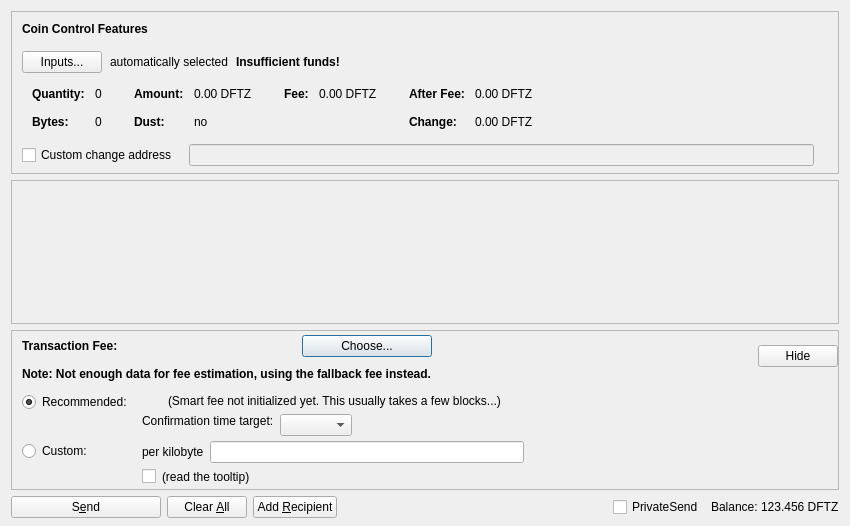
<?xml version="1.0" encoding="UTF-8"?>
<ui version="4.0">
 <class>SendCoinsDialog</class>
 <widget class="QDialog" name="SendCoinsDialog">
  <property name="geometry">
   <rect>
    <x>0</x>
    <y>0</y>
    <width>850</width>
    <height>526</height>
   </rect>
  </property>
  <property name="windowTitle">
   <string>Send Coins</string>
  </property>
  <layout class="QVBoxLayout" name="verticalLayout" stretch="0,1,0,0">
   <property name="bottomMargin">
    <number>8</number>
   </property>
   <item>
    <widget class="QFrame" name="frameCoinControl">
     <property name="sizePolicy">
      <sizepolicy hsizetype="Expanding" vsizetype="Expanding">
       <horstretch>0</horstretch>
       <verstretch>0</verstretch>
      </sizepolicy>
     </property>
     <property name="maximumSize">
      <size>
       <width>16777215</width>
       <height>16777215</height>
      </size>
     </property>
     <property name="frameShape">
      <enum>QFrame::StyledPanel</enum>
     </property>
     <property name="frameShadow">
      <enum>QFrame::Sunken</enum>
     </property>
     <layout class="QVBoxLayout" name="verticalLayoutCoinControl2">
      <property name="spacing">
       <number>0</number>
      </property>
      <property name="leftMargin">
       <number>0</number>
      </property>
      <property name="topMargin">
       <number>0</number>
      </property>
      <property name="rightMargin">
       <number>0</number>
      </property>
      <property name="bottomMargin">
       <number>6</number>
      </property>
      <item>
       <layout class="QVBoxLayout" name="verticalLayoutCoinControl" stretch="0,0,0,0,1">
        <property name="spacing">
         <number>0</number>
        </property>
        <property name="leftMargin">
         <number>10</number>
        </property>
        <property name="topMargin">
         <number>10</number>
        </property>
        <item>
         <layout class="QHBoxLayout" name="horizontalLayoutCoinControl1">
          <property name="bottomMargin">
           <number>15</number>
          </property>
          <item>
           <widget class="QLabel" name="labelCoinControlFeatures">
            <property name="sizePolicy">
             <sizepolicy hsizetype="Preferred" vsizetype="Maximum">
              <horstretch>0</horstretch>
              <verstretch>0</verstretch>
             </sizepolicy>
            </property>
            <property name="font">
             <font>
              <weight>75</weight>
              <bold>true</bold>
             </font>
            </property>
            <property name="styleSheet">
             <string notr="true">font-weight:bold;</string>
            </property>
            <property name="text">
             <string>Coin Control Features</string>
            </property>
           </widget>
          </item>
         </layout>
        </item>
        <item>
         <layout class="QHBoxLayout" name="horizontalLayoutCoinControl2" stretch="0,0,0,0">
          <property name="spacing">
           <number>8</number>
          </property>
          <property name="bottomMargin">
           <number>10</number>
          </property>
          <item>
           <widget class="QPushButton" name="pushButtonCoinControl">
            <property name="styleSheet">
             <string notr="true"/>
            </property>
            <property name="text">
             <string>Inputs...</string>
            </property>
            <property name="autoDefault">
             <bool>false</bool>
            </property>
           </widget>
          </item>
          <item>
           <widget class="QLabel" name="labelCoinControlAutomaticallySelected">
            <property name="text">
             <string>automatically selected</string>
            </property>
            <property name="margin">
             <number>5</number>
            </property>
           </widget>
          </item>
          <item>
           <widget class="QLabel" name="labelCoinControlInsuffFunds">
            <property name="font">
             <font>
              <weight>75</weight>
              <bold>true</bold>
             </font>
            </property>
            <property name="styleSheet">
             <string notr="true">font-weight:bold;</string>
            </property>
            <property name="text">
             <string>Insufficient funds!</string>
            </property>
            <property name="margin">
             <number>5</number>
            </property>
           </widget>
          </item>
          <item>
           <spacer name="horizontalSpacerCoinControl">
            <property name="orientation">
             <enum>Qt::Horizontal</enum>
            </property>
            <property name="sizeHint" stdset="0">
             <size>
              <width>40</width>
              <height>1</height>
             </size>
            </property>
           </spacer>
          </item>
         </layout>
        </item>
        <item>
         <widget class="QWidget" name="widgetCoinControl" native="true">
          <property name="sizePolicy">
           <sizepolicy hsizetype="Preferred" vsizetype="Preferred">
            <horstretch>0</horstretch>
            <verstretch>0</verstretch>
           </sizepolicy>
          </property>
          <property name="minimumSize">
           <size>
            <width>0</width>
            <height>0</height>
           </size>
          </property>
          <property name="styleSheet">
           <string notr="true"/>
          </property>
          <layout class="QHBoxLayout" name="horizontalLayoutCoinControl5">
           <property name="leftMargin">
            <number>0</number>
           </property>
           <property name="topMargin">
            <number>0</number>
           </property>
           <property name="rightMargin">
            <number>0</number>
           </property>
           <property name="bottomMargin">
            <number>0</number>
           </property>
           <item>
            <layout class="QHBoxLayout" name="horizontalLayoutCoinControl3" stretch="0,0,0,1">
             <property name="spacing">
              <number>20</number>
             </property>
             <property name="topMargin">
              <number>0</number>
             </property>
             <property name="bottomMargin">
              <number>10</number>
             </property>
             <item>
              <layout class="QFormLayout" name="formLayoutCoinControl1">
               <property name="horizontalSpacing">
                <number>10</number>
               </property>
               <property name="verticalSpacing">
                <number>14</number>
               </property>
               <property name="leftMargin">
                <number>10</number>
               </property>
               <property name="topMargin">
                <number>4</number>
               </property>
               <property name="rightMargin">
                <number>6</number>
               </property>
               <item row="0" column="0">
                <widget class="QLabel" name="labelCoinControlQuantityText">
                 <property name="font">
                  <font>
                   <weight>75</weight>
                   <bold>true</bold>
                  </font>
                 </property>
                 <property name="text">
                  <string>Quantity:</string>
                 </property>
                 <property name="margin">
                  <number>0</number>
                 </property>
                </widget>
               </item>
               <item row="0" column="1">
                <widget class="QLabel" name="labelCoinControlQuantity">
                 <property name="cursor">
                  <cursorShape>IBeamCursor</cursorShape>
                 </property>
                 <property name="contextMenuPolicy">
                  <enum>Qt::ActionsContextMenu</enum>
                 </property>
                 <property name="text">
                  <string notr="true">0</string>
                 </property>
                 <property name="margin">
                  <number>0</number>
                 </property>
                 <property name="textInteractionFlags">
                  <set>Qt::LinksAccessibleByMouse|Qt::TextSelectableByKeyboard|Qt::TextSelectableByMouse</set>
                 </property>
                </widget>
               </item>
               <item row="1" column="0">
                <widget class="QLabel" name="labelCoinControlBytesText">
                 <property name="font">
                  <font>
                   <weight>75</weight>
                   <bold>true</bold>
                  </font>
                 </property>
                 <property name="text">
                  <string>Bytes:</string>
                 </property>
                </widget>
               </item>
               <item row="1" column="1">
                <widget class="QLabel" name="labelCoinControlBytes">
                 <property name="cursor">
                  <cursorShape>IBeamCursor</cursorShape>
                 </property>
                 <property name="contextMenuPolicy">
                  <enum>Qt::ActionsContextMenu</enum>
                 </property>
                 <property name="text">
                  <string notr="true">0</string>
                 </property>
                 <property name="textInteractionFlags">
                  <set>Qt::LinksAccessibleByMouse|Qt::TextSelectableByKeyboard|Qt::TextSelectableByMouse</set>
                 </property>
                </widget>
               </item>
              </layout>
             </item>
             <item>
              <layout class="QFormLayout" name="formLayoutCoinControl2">
               <property name="horizontalSpacing">
                <number>10</number>
               </property>
               <property name="verticalSpacing">
                <number>14</number>
               </property>
               <property name="leftMargin">
                <number>6</number>
               </property>
               <property name="topMargin">
                <number>4</number>
               </property>
               <property name="rightMargin">
                <number>6</number>
               </property>
               <item row="0" column="0">
                <widget class="QLabel" name="labelCoinControlAmountText">
                 <property name="font">
                  <font>
                   <weight>75</weight>
                   <bold>true</bold>
                  </font>
                 </property>
                 <property name="text">
                  <string>Amount:</string>
                 </property>
                 <property name="margin">
                  <number>0</number>
                 </property>
                </widget>
               </item>
               <item row="0" column="1">
                <widget class="QLabel" name="labelCoinControlAmount">
                 <property name="cursor">
                  <cursorShape>IBeamCursor</cursorShape>
                 </property>
                 <property name="contextMenuPolicy">
                  <enum>Qt::ActionsContextMenu</enum>
                 </property>
                 <property name="text">
                  <string notr="true">0.00 DFTZ</string>
                 </property>
                 <property name="textInteractionFlags">
                  <set>Qt::LinksAccessibleByMouse|Qt::TextSelectableByKeyboard|Qt::TextSelectableByMouse</set>
                 </property>
                </widget>
               </item>
               <item row="1" column="0">
                <widget class="QLabel" name="labelCoinControlLowOutputText">
                 <property name="font">
                  <font>
                   <weight>75</weight>
                   <bold>true</bold>
                  </font>
                 </property>
                 <property name="text">
                  <string>Dust:</string>
                 </property>
                </widget>
               </item>
               <item row="1" column="1">
                <widget class="QLabel" name="labelCoinControlLowOutput">
                 <property name="cursor">
                  <cursorShape>IBeamCursor</cursorShape>
                 </property>
                 <property name="contextMenuPolicy">
                  <enum>Qt::ActionsContextMenu</enum>
                 </property>
                 <property name="text">
                  <string notr="true">no</string>
                 </property>
                 <property name="textInteractionFlags">
                  <set>Qt::LinksAccessibleByMouse|Qt::TextSelectableByKeyboard|Qt::TextSelectableByMouse</set>
                 </property>
                </widget>
               </item>
              </layout>
             </item>
             <item>
              <layout class="QFormLayout" name="formLayoutCoinControl3">
               <property name="horizontalSpacing">
                <number>10</number>
               </property>
               <property name="verticalSpacing">
                <number>14</number>
               </property>
               <property name="leftMargin">
                <number>6</number>
               </property>
               <property name="topMargin">
                <number>4</number>
               </property>
               <property name="rightMargin">
                <number>6</number>
               </property>
               <item row="0" column="0">
                <widget class="QLabel" name="labelCoinControlFeeText">
                 <property name="font">
                  <font>
                   <weight>75</weight>
                   <bold>true</bold>
                  </font>
                 </property>
                 <property name="text">
                  <string>Fee:</string>
                 </property>
                 <property name="margin">
                  <number>0</number>
                 </property>
                </widget>
               </item>
               <item row="0" column="1">
                <widget class="QLabel" name="labelCoinControlFee">
                 <property name="cursor">
                  <cursorShape>IBeamCursor</cursorShape>
                 </property>
                 <property name="contextMenuPolicy">
                  <enum>Qt::ActionsContextMenu</enum>
                 </property>
                 <property name="text">
                  <string notr="true">0.00 DFTZ</string>
                 </property>
                 <property name="textInteractionFlags">
                  <set>Qt::LinksAccessibleByMouse|Qt::TextSelectableByKeyboard|Qt::TextSelectableByMouse</set>
                 </property>
                </widget>
               </item>
              </layout>
             </item>
             <item>
              <layout class="QFormLayout" name="formLayoutCoinControl4">
               <property name="horizontalSpacing">
                <number>10</number>
               </property>
               <property name="verticalSpacing">
                <number>14</number>
               </property>
               <property name="leftMargin">
                <number>6</number>
               </property>
               <property name="topMargin">
                <number>4</number>
               </property>
               <property name="rightMargin">
                <number>6</number>
               </property>
               <item row="0" column="0">
                <widget class="QLabel" name="labelCoinControlAfterFeeText">
                 <property name="font">
                  <font>
                   <weight>75</weight>
                   <bold>true</bold>
                  </font>
                 </property>
                 <property name="text">
                  <string>After Fee:</string>
                 </property>
                 <property name="margin">
                  <number>0</number>
                 </property>
                </widget>
               </item>
               <item row="0" column="1">
                <widget class="QLabel" name="labelCoinControlAfterFee">
                 <property name="cursor">
                  <cursorShape>IBeamCursor</cursorShape>
                 </property>
                 <property name="contextMenuPolicy">
                  <enum>Qt::ActionsContextMenu</enum>
                 </property>
                 <property name="text">
                  <string notr="true">0.00 DFTZ</string>
                 </property>
                 <property name="textInteractionFlags">
                  <set>Qt::LinksAccessibleByMouse|Qt::TextSelectableByKeyboard|Qt::TextSelectableByMouse</set>
                 </property>
                </widget>
               </item>
               <item row="1" column="0">
                <widget class="QLabel" name="labelCoinControlChangeText">
                 <property name="font">
                  <font>
                   <weight>75</weight>
                   <bold>true</bold>
                  </font>
                 </property>
                 <property name="text">
                  <string>Change:</string>
                 </property>
                </widget>
               </item>
               <item row="1" column="1">
                <widget class="QLabel" name="labelCoinControlChange">
                 <property name="cursor">
                  <cursorShape>IBeamCursor</cursorShape>
                 </property>
                 <property name="contextMenuPolicy">
                  <enum>Qt::ActionsContextMenu</enum>
                 </property>
                 <property name="text">
                  <string notr="true">0.00 DFTZ</string>
                 </property>
                 <property name="textInteractionFlags">
                  <set>Qt::LinksAccessibleByMouse|Qt::TextSelectableByKeyboard|Qt::TextSelectableByMouse</set>
                 </property>
                </widget>
               </item>
              </layout>
             </item>
            </layout>
           </item>
          </layout>
         </widget>
        </item>
        <item>
         <layout class="QHBoxLayout" name="horizontalLayoutCoinControl4" stretch="0,0,0">
          <property name="spacing">
           <number>12</number>
          </property>
          <property name="sizeConstraint">
           <enum>QLayout::SetDefaultConstraint</enum>
          </property>
          <property name="topMargin">
           <number>5</number>
          </property>
          <property name="rightMargin">
           <number>5</number>
          </property>
          <item>
           <widget class="QCheckBox" name="checkBoxCoinControlChange">
            <property name="toolTip">
             <string>If this is activated, but the change address is empty or invalid, change will be sent to a newly generated address.</string>
            </property>
            <property name="text">
             <string>Custom change address</string>
            </property>
           </widget>
          </item>
          <item>
           <widget class="QValidatedLineEdit" name="lineEditCoinControlChange">
            <property name="enabled">
             <bool>false</bool>
            </property>
            <property name="sizePolicy">
             <sizepolicy hsizetype="Expanding" vsizetype="Fixed">
              <horstretch>0</horstretch>
              <verstretch>0</verstretch>
             </sizepolicy>
            </property>
           </widget>
          </item>
          <item>
           <widget class="QLabel" name="labelCoinControlChangeLabel">
            <property name="sizePolicy">
             <sizepolicy hsizetype="Preferred" vsizetype="Expanding">
              <horstretch>0</horstretch>
              <verstretch>0</verstretch>
             </sizepolicy>
            </property>
            <property name="minimumSize">
             <size>
              <width>0</width>
              <height>0</height>
             </size>
            </property>
            <property name="text">
             <string/>
            </property>
            <property name="margin">
             <number>3</number>
            </property>
           </widget>
          </item>
         </layout>
        </item>
        <item>
         <spacer name="verticalSpacerCoinControl">
          <property name="orientation">
           <enum>Qt::Vertical</enum>
          </property>
          <property name="sizeHint" stdset="0">
           <size>
            <width>800</width>
            <height>1</height>
           </size>
          </property>
         </spacer>
        </item>
       </layout>
      </item>
     </layout>
    </widget>
   </item>
   <item>
    <widget class="QScrollArea" name="scrollArea">
     <property name="widgetResizable">
      <bool>true</bool>
     </property>
     <widget class="QWidget" name="scrollAreaWidgetContents">
      <property name="geometry">
       <rect>
        <x>0</x>
        <y>0</y>
        <width>830</width>
        <height>104</height>
       </rect>
      </property>
      <layout class="QVBoxLayout" name="verticalLayout_2" stretch="0,1">
       <property name="leftMargin">
        <number>0</number>
       </property>
       <property name="topMargin">
        <number>0</number>
       </property>
       <property name="rightMargin">
        <number>0</number>
       </property>
       <property name="bottomMargin">
        <number>0</number>
       </property>
       <item>
        <layout class="QVBoxLayout" name="entries">
         <property name="spacing">
          <number>6</number>
         </property>
        </layout>
       </item>
       <item>
        <spacer name="verticalSpacer">
         <property name="orientation">
          <enum>Qt::Vertical</enum>
         </property>
         <property name="sizeHint" stdset="0">
          <size>
           <width>20</width>
           <height>40</height>
          </size>
         </property>
        </spacer>
       </item>
      </layout>
     </widget>
    </widget>
   </item>
   <item>
    <widget class="QFrame" name="frameFee">
     <property name="sizePolicy">
      <sizepolicy hsizetype="Expanding" vsizetype="Expanding">
       <horstretch>0</horstretch>
       <verstretch>0</verstretch>
      </sizepolicy>
     </property>
     <property name="maximumSize">
      <size>
       <width>16777215</width>
       <height>16777215</height>
      </size>
     </property>
     <property name="frameShape">
      <enum>QFrame::StyledPanel</enum>
     </property>
     <property name="frameShadow">
      <enum>QFrame::Sunken</enum>
     </property>
     <layout class="QVBoxLayout" name="verticalLayoutFee1">
      <property name="spacing">
       <number>0</number>
      </property>
      <property name="leftMargin">
       <number>0</number>
      </property>
      <property name="topMargin">
       <number>0</number>
      </property>
      <property name="rightMargin">
       <number>0</number>
      </property>
      <property name="bottomMargin">
       <number>0</number>
      </property>
      <item>
       <layout class="QVBoxLayout" name="verticalLayoutFee2" stretch="0,0,0">
        <property name="spacing">
         <number>0</number>
        </property>
        <property name="leftMargin">
         <number>10</number>
        </property>
        <property name="topMargin">
         <number>0</number>
        </property>
        <item>
         <layout class="QHBoxLayout" name="horizontalLayoutFee1">
          <property name="bottomMargin">
           <number>0</number>
          </property>
          <item>
           <layout class="QVBoxLayout" name="verticalLayoutFee7">
            <property name="spacing">
             <number>0</number>
            </property>
            <item>
             <spacer name="verticalSpacerSmartFee">
              <property name="orientation">
               <enum>Qt::Vertical</enum>
              </property>
              <property name="sizeType">
               <enum>QSizePolicy::Fixed</enum>
              </property>
              <property name="sizeHint" stdset="0">
               <size>
                <width>1</width>
                <height>4</height>
               </size>
              </property>
             </spacer>
            </item>
            <item>
             <layout class="QHBoxLayout" name="horizontalLayoutSmartFee">
              <property name="spacing">
               <number>10</number>
              </property>
              <item>
               <widget class="QLabel" name="labelFeeHeadline">
                <property name="sizePolicy">
                 <sizepolicy hsizetype="Preferred" vsizetype="Maximum">
                  <horstretch>0</horstretch>
                  <verstretch>0</verstretch>
                 </sizepolicy>
                </property>
                <property name="font">
                 <font>
                  <weight>75</weight>
                  <bold>true</bold>
                 </font>
                </property>
                <property name="styleSheet">
                 <string notr="true">font-weight:bold;</string>
                </property>
                <property name="text">
                 <string>Transaction Fee:</string>
                </property>
               </widget>
              </item>
              <item>
               <widget class="QLabel" name="labelFeeMinimized">
                <property name="text">
                 <string/>
                </property>
               </widget>
              </item>
              <item>
               <widget class="QPushButton" name="buttonChooseFee">
                <property name="text">
                 <string>Choose...</string>
                </property>
               </widget>
              </item>
             </layout>
            </item>
            <item>
             <spacer name="verticalSpacer_7">
              <property name="orientation">
               <enum>Qt::Vertical</enum>
              </property>
              <property name="sizeHint" stdset="0">
               <size>
                <width>1</width>
                <height>10</height>
               </size>
              </property>
             </spacer>
            </item>
            <item>
             <widget class="QLabel" name="fallbackFeeWarningLabel">
              <property name="toolTip">
               <string>Using the fallbackfee can result in sending a transaction that will take several hours or days (or never) to confirm. Consider choosing your fee manually or wait until you have validated the complete chain.</string>
              </property>
              <property name="font">
              <font>
                  <weight>75</weight>
                  <bold>true</bold>
              </font>
              </property>
              <property name="text">
               <string>Note: Not enough data for fee estimation, using the fallback fee instead.</string>
              </property>
              <property name="wordWrap">
               <bool>false</bool>
              </property>
             </widget>
            </item>
            <item>
             <spacer name="verticalSpacer_5">
              <property name="orientation">
               <enum>Qt::Vertical</enum>
              </property>
              <property name="sizeHint" stdset="0">
               <size>
                <width>1</width>
                <height>1</height>
               </size>
              </property>
             </spacer>
            </item>
           </layout>
          </item>
          <item>
           <spacer name="horizontalSpacer_4">
            <property name="orientation">
             <enum>Qt::Horizontal</enum>
            </property>
            <property name="sizeHint" stdset="0">
             <size>
              <width>1</width>
              <height>1</height>
             </size>
            </property>
           </spacer>
          </item>
          <item>
           <widget class="QPushButton" name="buttonMinimizeFee">
            <property name="toolTip">
             <string>collapse fee-settings</string>
            </property>
            <property name="text">
             <string>Hide</string>
            </property>
           </widget>
          </item>
         </layout>
        </item>
        <item>
         <widget class="QFrame" name="frameFeeSelection">
          <layout class="QVBoxLayout" name="verticalLayoutFee12">
           <property name="spacing">
            <number>0</number>
           </property>
           <property name="leftMargin">
            <number>0</number>
           </property>
           <property name="topMargin">
            <number>0</number>
           </property>
           <property name="rightMargin">
            <number>0</number>
           </property>
           <property name="bottomMargin">
            <number>0</number>
           </property>
           <item>
            <layout class="QGridLayout" name="gridLayoutFee">
             <property name="topMargin">
              <number>10</number>
             </property>
             <property name="bottomMargin">
              <number>4</number>
             </property>
             <property name="horizontalSpacing">
              <number>10</number>
             </property>
             <property name="verticalSpacing">
              <number>4</number>
             </property>
             <item row="1" column="1">
              <layout class="QVBoxLayout" name="verticalLayoutFee8">
               <property name="spacing">
                <number>6</number>
               </property>
               <item>
                <layout class="QHBoxLayout" name="horizontalLayoutFee13">
                 <item>
                  <widget class="QLabel" name="labelCustomPerKilobyte">
                   <property name="toolTip">
                    <string>If the custom fee is set to 1000 duffs and the transaction is only 250 bytes, then &quot;per kilobyte&quot; only pays 250 duffs in fee,&lt;br /&gt;while &quot;at least&quot; pays 1000 duffs. For transactions bigger than a kilobyte both pay by kilobyte.</string>
                   </property>
                   <property name="text">
                    <string>per kilobyte</string>
                   </property>
                  </widget>
                 </item>
                 <item>
                  <widget class="BitcoinAmountField" name="customFee"/>
                 </item>
                 <item>
                  <spacer name="horizontalSpacer_6">
                   <property name="orientation">
                    <enum>Qt::Horizontal</enum>
                   </property>
                   <property name="sizeHint" stdset="0">
                    <size>
                     <width>1</width>
                     <height>1</height>
                    </size>
                   </property>
                  </spacer>
                 </item>
                </layout>
               </item>
               <item>
                <layout class="QHBoxLayout" name="horizontalLayoutFee8">
                 <item>
                  <widget class="QCheckBox" name="checkBoxMinimumFee">
                   <property name="toolTip">
                    <string>Paying only the minimum fee is just fine as long as there is less transaction volume than space in the blocks.&lt;br /&gt;But be aware that this can end up in a never confirming transaction once there is more demand for dftz transactions than the network can process.</string>
                   </property>
                   <property name="text">
                    <string/>
                   </property>
                  </widget>
                 </item>
                 <item>
                  <widget class="QLabel" name="labelMinFeeWarning">
                   <property name="enabled">
                    <bool>true</bool>
                   </property>
                   <property name="toolTip">
                    <string>Paying only the minimum fee is just fine as long as there is less transaction volume than space in the blocks.&lt;br /&gt;But be aware that this can end up in a never confirming transaction once there is more demand for dftz transactions than the network can process.</string>
                   </property>
                   <property name="text">
                    <string>(read the tooltip)</string>
                   </property>
                   <property name="margin">
                    <number>5</number>
                   </property>
                  </widget>
                 </item>
                 <item>
                  <spacer name="horizontalSpacer_2">
                   <property name="orientation">
                    <enum>Qt::Horizontal</enum>
                   </property>
                   <property name="sizeHint" stdset="0">
                    <size>
                     <width>1</width>
                     <height>1</height>
                    </size>
                   </property>
                  </spacer>
                 </item>
                </layout>
               </item>
              </layout>
             </item>
             <item row="0" column="0">
              <layout class="QVBoxLayout" name="verticalLayoutFee4" stretch="0,1">
               <item>
                <widget class="QRadioButton" name="radioSmartFee">
                 <property name="text">
                  <string>Recommended:</string>
                 </property>
                 <property name="checked">
                  <bool>true</bool>
                 </property>
                 <attribute name="buttonGroup">
                  <string notr="true">groupFee</string>
                 </attribute>
                </widget>
               </item>
               <item>
                <spacer name="verticalSpacer_2">
                 <property name="orientation">
                  <enum>Qt::Vertical</enum>
                 </property>
                 <property name="sizeHint" stdset="0">
                  <size>
                   <width>1</width>
                   <height>1</height>
                  </size>
                 </property>
                </spacer>
               </item>
              </layout>
             </item>
             <item row="1" column="0">
              <layout class="QVBoxLayout" name="verticalLayoutFee9" stretch="0,1">
               <item>
                <widget class="QRadioButton" name="radioCustomFee">
                 <property name="text">
                  <string>Custom:</string>
                 </property>
                 <attribute name="buttonGroup">
                  <string notr="true">groupFee</string>
                 </attribute>
                </widget>
               </item>
               <item>
                <spacer name="verticalSpacer_6">
                 <property name="orientation">
                  <enum>Qt::Vertical</enum>
                 </property>
                 <property name="sizeHint" stdset="0">
                  <size>
                   <width>1</width>
                   <height>1</height>
                  </size>
                 </property>
                </spacer>
               </item>
              </layout>
             </item>
             <item row="0" column="1">
              <layout class="QVBoxLayout" name="verticalLayoutFee3" stretch="0,0,1">
               <property name="spacing">
                <number>6</number>
               </property>
               <property name="topMargin">
                <number>2</number>
               </property>
               <item>
                <layout class="QHBoxLayout" name="horizontalLayoutFee12">
                 <item>
                  <widget class="QLabel" name="labelSmartFee">
                   <property name="text">
                    <string/>
                   </property>
                   <property name="margin">
                    <number>2</number>
                   </property>
                  </widget>
                 </item>
                 <item>
                  <widget class="QLabel" name="labelFeeEstimation">
                   <property name="text">
                    <string/>
                   </property>
                  </widget>
                 </item>
                 <item>
                  <widget class="QLabel" name="labelSmartFee2">
                   <property name="text">
                    <string>(Smart fee not initialized yet. This usually takes a few blocks...)</string>
                   </property>
                   <property name="margin">
                    <number>2</number>
                   </property>
                  </widget>
                 </item>
                 <item>
                  <spacer name="horizontalSpacer_5">
                   <property name="orientation">
                    <enum>Qt::Horizontal</enum>
                   </property>
                   <property name="sizeHint" stdset="0">
                    <size>
                     <width>1</width>
                     <height>1</height>
                    </size>
                   </property>
                  </spacer>
                 </item>
                </layout>
               </item>
               <item>
                <layout class="QHBoxLayout" name="horizontalLayoutFee9">
                 <item>
                  <layout class="QVBoxLayout" name="verticalLayoutFee6">
                   <item>
                    <widget class="QLabel" name="labelSmartFee3">
                     <property name="text">
                      <string>Confirmation time target:</string>
                     </property>
                     <property name="margin">
                      <number>2</number>
                     </property>
                    </widget>
                   </item>
                   <item>
                    <spacer name="verticalSpacer_3">
                     <property name="orientation">
                      <enum>Qt::Vertical</enum>
                     </property>
                     <property name="sizeHint" stdset="0">
                      <size>
                       <width>1</width>
                       <height>1</height>
                      </size>
                     </property>
                    </spacer>
                   </item>
                  </layout>
                 </item>
                 <item>
                  <layout class="QVBoxLayout" name="verticalLayoutFee5">
                   <property name="rightMargin">
                    <number>30</number>
                   </property>
                   <item>
                    <layout class="QHBoxLayout" name="horizontalLayoutConfTarget">
                     <property name="bottomMargin">
                      <number>0</number>
                     </property>
                     <item>
                      <widget class="QComboBox" name="confTargetSelector"/>
                     </item>
                     <item>
                      <spacer name="horizontalSpacerConfTarget">
                       <property name="orientation">
                        <enum>Qt::Horizontal</enum>
                       </property>
                       <property name="sizeHint" stdset="0">
                        <size>
                         <width>40</width>
                         <height>20</height>
                        </size>
                       </property>
                      </spacer>
                     </item>
                    </layout>
                   </item>
                  </layout>
                 </item>
                </layout>
               </item>
               <item>
                <spacer name="verticalSpacer_4">
                 <property name="orientation">
                  <enum>Qt::Vertical</enum>
                 </property>
                 <property name="sizeHint" stdset="0">
                  <size>
                   <width>1</width>
                   <height>1</height>
                  </size>
                 </property>
                </spacer>
               </item>
              </layout>
             </item>
            </layout>
           </item>
          </layout>
         </widget>
        </item>
        <item>
         <spacer name="verticalSpacerFee">
          <property name="orientation">
           <enum>Qt::Vertical</enum>
          </property>
          <property name="sizeHint" stdset="0">
           <size>
            <width>800</width>
            <height>1</height>
           </size>
          </property>
         </spacer>
        </item>
       </layout>
      </item>
     </layout>
    </widget>
   </item>
   <item>
    <layout class="QHBoxLayout" name="horizontalLayout">
     <item>
      <widget class="QPushButton" name="sendButton">
       <property name="minimumSize">
        <size>
         <width>150</width>
         <height>0</height>
        </size>
       </property>
       <property name="toolTip">
        <string>Confirm the send action</string>
       </property>
       <property name="text">
        <string>S&amp;end</string>
       </property>
       <property name="autoDefault">
        <bool>false</bool>
       </property>
       <property name="default">
        <bool>false</bool>
       </property>
      </widget>
     </item>
     <item>
      <widget class="QPushButton" name="clearButton">
       <property name="sizePolicy">
        <sizepolicy hsizetype="Minimum" vsizetype="Fixed">
         <horstretch>0</horstretch>
         <verstretch>0</verstretch>
        </sizepolicy>
       </property>
       <property name="toolTip">
        <string>Clear all fields of the form.</string>
       </property>
       <property name="text">
        <string>Clear &amp;All</string>
       </property>
       <property name="autoDefault">
        <bool>false</bool>
       </property>
      </widget>
     </item>
     <item>
      <widget class="QPushButton" name="addButton">
       <property name="toolTip">
        <string>Send to multiple recipients at once</string>
       </property>
       <property name="text">
        <string>Add &amp;Recipient</string>
       </property>
       <property name="autoDefault">
        <bool>false</bool>
       </property>
      </widget>
     </item>
     <item>
      <spacer name="horizontalSpacer">
       <property name="orientation">
        <enum>Qt::Horizontal</enum>
       </property>
       <property name="sizeHint" stdset="0">
        <size>
         <width>40</width>
         <height>20</height>
        </size>
       </property>
      </spacer>
     </item>
     <item>
      <layout class="QHBoxLayout" name="horizontalLayout_2">
       <property name="spacing">
        <number>3</number>
       </property>
       <item>
        <widget class="QCheckBox" name="checkUsePrivateSend">
         <property name="minimumSize">
          <size>
           <width>95</width>
           <height>0</height>
          </size>
         </property>
         <property name="text">
          <string>PrivateSend</string>
         </property>
         <property name="checked">
          <bool>false</bool>
         </property>
        </widget>
       </item>
       <item>
        <widget class="QLabel" name="label">
         <property name="text">
          <string>Balance:</string>
         </property>
        </widget>
       </item>
       <item>
        <widget class="QLabel" name="labelBalance">
         <property name="sizePolicy">
          <sizepolicy hsizetype="Preferred" vsizetype="Fixed">
           <horstretch>0</horstretch>
           <verstretch>0</verstretch>
          </sizepolicy>
         </property>
         <property name="cursor">
          <cursorShape>IBeamCursor</cursorShape>
         </property>
         <property name="text">
          <string notr="true">123.456 DFTZ</string>
         </property>
         <property name="textInteractionFlags">
          <set>Qt::LinksAccessibleByMouse|Qt::TextSelectableByKeyboard|Qt::TextSelectableByMouse</set>
         </property>
        </widget>
       </item>
      </layout>
     </item>
    </layout>
   </item>
  </layout>
 </widget>
 <customwidgets>
  <customwidget>
   <class>QValidatedLineEdit</class>
   <extends>QLineEdit</extends>
   <header>qvalidatedlineedit.h</header>
  </customwidget>
  <customwidget>
   <class>BitcoinAmountField</class>
   <extends>QLineEdit</extends>
   <header>bitcoinamountfield.h</header>
   <container>1</container>
  </customwidget>
 </customwidgets>
 <resources>
  <include location="../dftz.qrc"/>
 </resources>
 <connections/>
 <buttongroups>
  <buttongroup name="groupFee"/>
 </buttongroups>
</ui>
